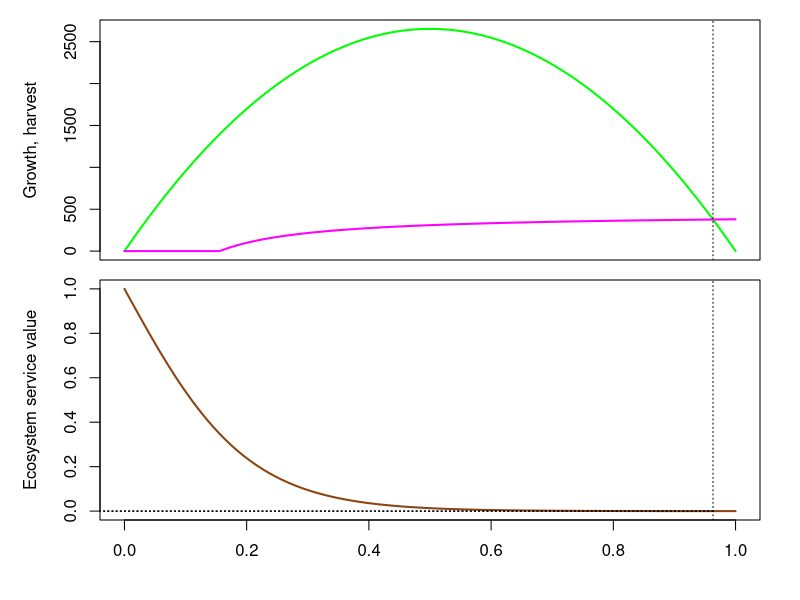

The R source for this figure: (Note: this script raises an error after producing the figure.)
###Bioscience3 figures by Species
###opening stuff
setwd("C:/Documents and Settings/Bwana/My Documents/Dropbox/Dilemma/Bioscience3")
library(polynom)
#######################
###some functions
######################
demand.prod<-function (a,b,xh) {if (xh<=0) return(a)
	price<-a*(1-xh/b) 
	if (price<0) return (0) else return (price)}
harv<-function (a,b,c,q,xb) {if (xb<=0) return (0)
	H<-b*(1-(c/(a*q*xb)))
	if (H<0) return (0) else return (H)}  
Gr<-function (xb,r=r1,K=K1)if (xb<=0) return(0) else r*xb*(1-(xb/K))
Poly<-function (a,b,c,q,r,K) {   #this is a function to find the REAL roots of the Cubic in Eq.6
	roots<-polyroot(c( -((b*c)/(a*q)), b, -r, r/K   ))
	min(c(K,  max(Re(roots[abs(Im(roots))<1e-1]),na.rm=T)))#makes sure the root is less than K
	} 
yoko<-function (n,u,b,Y,M){ #these are named close to how Yokomizo names varibles
	B<-1/(1+exp(u/b))
	C<-(1+exp(-(1-u)/b)) /(1-B*(1+exp(-(1-u)/b)))
	M-M*C*(1/(1+exp(-(n/Y-u)/b))-B) }
	##M is the max value of the ecosystem service, Y is carrying Capacity, n is population, u & b are shape parameters
YY<-list(i=c(u=0,b=.1),ii=c(u=0.5,b=.1),iii=c(u=1,b=1),iv=c(u=1,b=0.1))
social.est<-function (t,Xb,a,r,K,b,c,q,d,y,m) {#a function to find Xb: The solution makes the function=0 
	Yoko<-yoko(n=Xb,u=YY[[y]][1],b=YY[[y]][2],Y=K,M=m)
	GofX<-r*Xb*(1-(Xb/K))	
	CofX<-c/(q*Xb)
	Pofh<-demand.prod(a=a,b=b,xh= Gr(xb=Xb,r=r,K=K)) #assume equilibrium where harv-growth
	(exp(1)^(-d*t)) * ((Pofh*GofX - CofX*GofX )+Yoko)} #finds the long-term revenue
social.int<-function (Xb,a,r,K,b,c,q,d,y,m) 
	integrate(social.est, Xb=Xb,a=a,r=r,K=K,b=b,c=c,q=q,d=d,y=y,m=m,lower=0,upper=Inf,subdivisions=1000)$value
	#takes the integral of the long-term revenue 
social.opt<-function (a,r,K,b,c,q,d,y,m) 
	optimize(social.int,interval=c(0,K),maximum=T,a=a,r=r,K=K,b=b,c=c,q=q,d=d,y=y,m=m)
soc.sub<-function (m=a1*K1,a=a1,b=b1,c=c1,q=q1,r=r1,K=K1,y=2,d=d1){
	Xb<-social.opt(m=m,a=a,b=b,c=c,q=q,r=r,K=K,y=y,d=d)$maximum
	Xh<-Gr(xb=Xb,r=r,K=K)
	ch<-(c/(q*Xb))*Xh
	ph<-a*(1-Xh/b)*Xh
	esv<-yoko(n=Xb,u=YY[[y]][1],b=YY[[y]][2],Y=K,M=m)
	-m+esv+(ph-ch)
	}
d1<-.03 #discount value	
###############
#Parameters
###############
################
####crayfish, from Brett Peter's disx
################
a.cf<-4*2#1  #the max willingness to pay for one unit, lake tahoe price*2
b.cf<-450	#the max quantity, 10X more than estimated from phone call
c.cf<-320/150  #16man-hours at $20/hr
r.cf<-log(1.2)
q.cf<-2.938144e-05
k.cf<-58200  
m.cf<-k.cf*a.cf	#Relative to the maximum possible value of harvesting all individuals at one go

##cf growth function
grow.cf<-sapply(seq(1,k.cf,len=200),Gr,r=r.cf,K=k.cf)
harv.cf<-sapply(seq(1,k.cf,len=200), harv,a=a.cf,b=b.cf,c=c.cf,q=q.cf)

dev.new(width=4, height=5)
par(mfrow=c(2,1),oma=c(3,1,1,1),mar=c(1,4,0,1))
plot(y=grow.cf,x=seq(0,1,length.out = length(grow.cf)),ylab="Growth, harvest",type="l",lty=1,lwd=2,cex.lab=1,col="green",xaxt="n",xlab="")
	points(y=harv.cf,x=seq(0,1,length.out = length(grow.cf)),type="l",lwd=2,col="magenta")
	abline(v=Poly(a=a.cf,b=b.cf,c=c.cf,q=q.cf,r=r.cf,K=k.cf)/k.cf,lty=3,col="black",lwd=1)
plot(y=yoko(n=seq(1,k.cf,len=200),u=0,b=.1,Y=k.cf,M=m.cf)/m.cf,x=seq(0,1,length.out = length(grow.cf)),lty=1, type="l",lwd=2,main="",cex.lab=1,xlab="Population Biomass",col="saddlebrown",
	ylab="Ecosystem service value",cex=.8)
	abline(v=Poly(a=a.cf,b=b.cf,c=c.cf,q=q.cf,r=r.cf,K=k.cf)/k.cf,lwd=1,lty=3,col="black")
	arrows(x1=c(-1,-1,-1),x0=Poly(a=a.cf,b=b.cf,c=c.cf,q=q.cf,r=r.cf,K=k.cf)/k.cf,
		y0=yoko(n=Poly(a=a.cf,b=b.cf,c=c.cf,q=q.cf,r=r.cf,K=k.cf),u=0,b=.1,Y=k.cf,M=m.cf)/m.cf,lty=3,length=0,col="black",lwd=1)

################
####Asian Carp, silver carp, entirely from garvey et al 
################
a.ac<-.35*.453*2  #10-50cents a pound is what people are saying, so, *2 for max	
b.ac<-15000000*.453  ##15mil pound per year into meal http://www.thetelegraph.com/news/local/article_076b55f4-7bd4-11e2-9950-0019bb30f31a.html  
	(30000000/3)*.453	#to china over three years, so there's large potential demand, even if it's higher than biomass, 
	#opportunity to explore price increases
c.ac <-(20*(50+35)+10*250+10*1000+10*3000)/10   #10 fishermen and a crew member was conducted during fall 2011, 
	#resulting in the removal of about 200,000lbs
	#20*(50+35)+10*250 licences ets   +
	#10*1000 fuel
	#10*3000 gear
	#the unit of effort then is one boat
r.ac<- log(2.03) #unfished lambda, garvey et al ch12
q.ac<-(200000*.453)/(3100000*.453*.9)/10## the amount caught in the incentive program/total pop at that time
k.ac<-3100000*.453*.9 # million pounds to kg, 90% silver, Peoria Lock to the Mississippi River, garvey et al 
m.ac<-7000000000 # for the great lakes fisheries  max ESvalue 

dev.new(width=4, height=5)
par(mfrow=c(2,1),oma=c(3,1,1,1),mar=c(1,4,0,1))
grow.ac<-Gr(xb=seq(1,k.ac,length.out=200),r=r.ac,K=k.ac)
harv.ac<-sapply(seq(1,k.ac,len=200),FUN=harv,a=a.ac,b=b.ac,c=c.ac,q=q.ac)
plot(y=grow.ac,x=seq(0,1,length.out = length(grow.ac)),ylab="Growth, harvest",type="l",lty=1,lwd=2,cex.lab=1,col="green",
		xaxt="n",xlab="",ylim=c(0,max(c(harv.ac,grow.ac))))
	points(y=harv.ac,x=seq(0,1,length.out = length(harv.ac)),type="l",lwd=2,col="magenta")
	abline(v=Poly(a=a.ac,b=b.ac,c=c.ac,q=q.ac,r=r.ac,K=k.ac)/k.ac,lty=3,col="black",lwd=1)
plot(y=yoko(n=seq(1,k.ac,length.out=200),u=1,b=0.1,Y=k.ac,M=m.ac)/m.ac,x=seq(0,1,length.out = length(grow.ac)),lty=1, type="l",lwd=2,main="",cex.lab=1,xlab="Population Biomass",col="saddlebrown",
	ylab="Ecosystem service value",cex=.8)
	abline(v=Poly(a=a.ac,b=b.ac,c=c.ac,q=q.ac,r=r.ac,K=k.ac)/k.ac,lwd=1,lty=3,col="black")
	arrows(x1=c(-1,-1,-1),x0=Poly(a=a.ac,b=b.ac,c=c.ac,q=q.ac,r=r.ac,K=k.ac)/k.ac,
		y0=yoko(n=Poly(a=a.ac,b=b.ac,c=c.ac,q=q.ac,r=r.ac,K=k.ac),u=1,b=.1,Y=k.ac,M=m.ac)/m.ac,lty=3,length=0,col="black",lwd=1)

################
####Lionfish, morris et al 2011, barbour et al and others
################
a.lf<-12*.453*2  #$12/lb http://www.coralmagazine-us.com/content/jamaicans-invite-lionfish-dinner
b.lf<-20000	 #max quant, 10x more than a big derby catch.	
c.lf<-15	#Ashley an hour/dive $10 for two tanks $5for 1 hour boat fuel
		#marions$200/hour for a contract diver...assume 1 hour per dive with prep etc...cost of effort: dive team per trip
r.lf<-log(1.12) #the lambda from Morris et al 2011
q.lf<-19/(350*1240)#%K per effort:  19LF/14min with 350 lionfish per hectare, assume the surveyed the whole ha
wgt<-c(0.03,0.13,0.25,0.36,	0.45,0.52,0.56,0.59,	0.62,0.63,0.64,0.65,	0.65,0.65,0.65,0.66,	0.66,0.66,0.66,0.66)
pop<-c(100,61,37,22,14,8,5,3,2,1,1,0,0,0,0,0,0,0,0,0)##from Barbour et al 2011
k.lf<-(1240*100)*200  *sum(wgt)/sum(pop)     
		#Carrying capacty  coral reef area of 1,240 km2 corral reefs of Jamaca, but more like 200f/ha
		#reef area in ha *fish/ha *kg/fish (from barbour, average size across the size distrubtion)
m.lf<-11187937  #max ES value USD Moonsammy, S. et al. GCFI:64 (2012)

dev.new(width=4, height=5)
par(mfrow=c(2,1),oma=c(3,1,1,1),mar=c(1,4,0,1))
grow.lf<-Gr(xb=seq(1,k.lf,len=200),r=r.lf,K=k.lf)
harv.lf<-sapply(seq(1,k.lf,len=200),harv,a=a.lf,b=b.lf,c=c.lf,q=q.lf)
plot(y=grow.lf,x=seq(0,1,length.out = length(grow.lf)),ylab="Growth, harvest",type="l",lty=1,lwd=2,cex.lab=1,col="green",xaxt="n",xlab="")
	points(y=harv.lf,x=seq(0,1,length.out = length(harv.lf)),type="l",lwd=2,col="magenta")
	abline(v=Poly(a=a.lf,b=b.lf,c=c.lf,q=q.lf,r=r.lf,K=k.lf)/k.lf,lty=3,col="black",lwd=1)
plot(y=yoko(n=seq(1,k.lf,len=200),u=.5,b=0.1,Y=k.lf,M=m.lf)/m.lf,x=seq(0,1,length.out = length(grow.lf)),lty=1, type="l",lwd=2,main="",cex.lab=1,xlab="Population Biomass",col="saddlebrown",
	ylab="Ecosystem service value",cex=.8)
	abline(v=Poly(a=a.lf,b=b.lf,c=c.lf,q=q.lf,r=r.lf,K=k.lf)/k.lf,lwd=1,lty=3,col="black")
	arrows(x1=c(-1,-1,-1),x0=Poly(a=a.lf,b=b.lf,c=c.lf,q=q.lf,r=r.lf,K=k.lf)/k.lf,
		y0=yoko(n=Poly(a=a.lf,b=b.lf,c=c.lf,q=q.lf,r=r.lf,K=k.lf),u=.5,b=.1,Y=k.lf,M=m.lf)/m.lf,lty=3,length=0,col="black",lwd=1)


##########################################
##########################################
##~~~~~~~~~~Compiled figures~~~~~~~~~~~~~~
##########################################
##########################################


###combined growth and ES~population
dev.new(width=6, height=3)
par(mfcol=c(2,3),oma=c(4,0,1,0),cex.axis=1.4,cex.lab=1.5)
#RC
par(mar=c(.5,5,.5,1))
plot(y=grow.cf/k.cf,x=seq(0,1,length.out = length(grow.cf)),ylab="Growth, harvest",type="l",lty=1,lwd=3,
	col="green",xaxt="n",xlab="")
	points(y=harv.cf/k.cf,x=seq(0,1,length.out = length(grow.cf)),type="l",lwd=3,col="magenta")
	abline(v=Poly(a=a.cf,b=b.cf,c=c.cf,q=q.cf,r=r.cf,K=k.cf)/k.cf,lty=3,col="black",lwd=3)
text("a", x=.05,y=.043,cex=1.5)
plot(y=yoko(n=seq(1,k.cf,len=200),u=0,b=.1,Y=k.cf,M=m.cf)/m.cf,x=seq(0,1,length.out = length(grow.cf)),lty=1, type="l",lwd=3,main="",
	xlab="Population Biomass",col="sandybrown",ylab="ES value",xaxt="n",yaxt="n",ylim=c(0,1.2))
	axis(side=2,at=c(0,.5,1),labels=c(0,0.5,1))
	axis(side=2,at=c(.25,.75),labels=F)	
	abline(v=Poly(a=a.cf,b=b.cf,c=c.cf,q=q.cf,r=r.cf,K=k.cf)/k.cf,lwd=3,lty=3,col="black")
	arrows(x1=c(-1,-1,-1),x0=Poly(a=a.cf,b=b.cf,c=c.cf,q=q.cf,r=r.cf,K=k.cf)/k.cf,lwd=3,
		y0=yoko(n=Poly(a=a.cf,b=b.cf,c=c.cf,q=q.cf,r=r.cf,K=k.cf),u=0,b=.1,Y=k.cf,M=m.cf)/m.cf,lty=3,length=0,col="black")
	axis(side=1,at=c(0,.5,1))
	axis(side=1,at=c(.25,.75),labels=F)
text("d", x=.05,y=1.15,cex=1.5)
##AC	
par(mar=c(.5,3,.5,3))
plot(y=grow.ac/k.ac,x=seq(0,1,length.out = length(grow.ac)),ylab="",type="l",lty=1,lwd=3,cex.lab=1,col="green",
		xaxt="n",xlab="")
	points(y=harv.ac/k.ac,x=seq(0,1,length.out = length(harv.ac)),type="l",lwd=3,col="magenta")
	abline(v=Poly(a=a.ac,b=b.ac,c=c.ac,q=q.ac,r=r.ac,K=k.ac)/k.ac,lty=3,col="black",lwd=3)
text("b", x=.05,y=.17,cex=1.5)
plot(y=yoko(n=seq(1,k.ac,length.out=200),u=1,b=0.1,Y=k.ac,M=m.ac)/m.ac,x=seq(0,1,length.out = length(grow.ac)),lty=1, type="l",lwd=3,main="",
	xlab="",col="sandybrown",ylab="",xaxt="n",yaxt="n",ylim=c(0,1.2))
	abline(v=Poly(a=a.ac,b=b.ac,c=c.ac,q=q.ac,r=r.ac,K=k.ac)/k.ac,lwd=3,lty=3,col="black")
	arrows(x1=c(-1,-1,-1),x0=Poly(a=a.ac,b=b.ac,c=c.ac,q=q.ac,r=r.ac,K=k.ac)/k.ac,
		y0=yoko(n=Poly(a=a.ac,b=b.ac,c=c.ac,q=q.ac,r=r.ac,K=k.ac),u=1,b=.1,Y=k.ac,M=m.ac)/m.ac,lty=3,length=0,col="black",lwd=3)
	axis(side=1,at=c(0,.5,1))
	axis(side=1,at=c(.25,.75),labels=F)
text("e", x=.05,y=1.15,cex=1.5)
#LF
par(mar=c(.5,1,.5,5))
plot(y=grow.lf/k.lf,x=seq(0,1,length.out = length(grow.lf)),ylab="",type="l",lty=1,lwd=3,
		col="green",xaxt="n",xlab="",yaxt="n")
	axis(side=2, at=c(0.005,0.025),labels=c(0.005,0.025))
	points(y=harv.lf/k.lf,x=seq(0,1,length.out = length(harv.lf)),type="l",lwd=3,col="magenta")
	abline(v=Poly(a=a.lf,b=b.lf,c=c.lf,q=q.lf,r=r.lf,K=k.lf)/k.lf,lty=3,col="black",lwd=3)
text("c", x=.1,y=.026,cex=1.5)
plot(y=yoko(n=seq(1,k.lf,len=200),u=.5,b=0.1,Y=k.lf,M=m.lf)/m.lf,x=seq(0,1,length.out = length(grow.lf)),lty=1, type="l",lwd=3,main="",
	xlab="Population Biomass",col="sandybrown",ylab="",xaxt="n",yaxt="n",ylim=c(0,1.2))
	abline(v=Poly(a=a.lf,b=b.lf,c=c.lf,q=q.lf,r=r.lf,K=k.lf)/k.lf,lwd=3,lty=3,col="black")
	arrows(x1=c(-1,-1,-1),x0=Poly(a=a.lf,b=b.lf,c=c.lf,q=q.lf,r=r.lf,K=k.lf)/k.lf,
		y0=yoko(n=Poly(a=a.lf,b=b.lf,c=c.lf,q=q.lf,r=r.lf,K=k.lf),u=.5,b=.1,Y=k.lf,M=m.lf)/m.lf,lty=3,length=0,col="black",lwd=3)
	axis(side=1,at=c(0,.5,1))
	axis(side=1,at=c(.25,.75),labels=F)
text("f", x=.05,y=1.15,cex=1.5)
mtext("% Carrying capacity",side=1,cex.lab=1.5,line=2.75,outer=T)


##################
##Population response to Open access
##################

cf.Z<-apply(expand.grid(aa=c(a.cf,a.cf/2,a.cf*2),bb=seq(0,k.cf/5,length.out=200)),1,function (X) 
	c(X[1],X[2]*b.cf,z=Poly(a=X[1],b=X[2],c=c.cf,q=q.cf,r=r.cf,K=k.cf)))
	cf.open.mat<-matrix(data = cf.Z[3,], nrow = 3, ncol = 200)
	matplot(t(cf.open.mat))
ac.Z<-apply(expand.grid(aa=c(a.ac,a.ac*2,a.ac*10),bb=seq(0,k.ac*10,length.out=200)),1,function (X) 
	c(X[1],X[2],z=Poly(a=X[1],b=X[2],c=c.ac,q=q.ac,r=r.ac,K=k.ac)))
	ac.open.mat<-matrix(data = ac.Z[3,], nrow = 3, ncol = 200)
	matplot(t(ac.open.mat))
lf.Z<-apply(expand.grid(aa=c(a.lf,a.lf/5,a.lf*2),bb=seq(0,k.lf/10,length.out=200)),1,function (X) 
	c(X[1],X[2],z=Poly(a=X[1],b=X[2],c=c.lf,q=q.lf,r=r.lf,K=k.lf)))
	lf.open.mat<-matrix(data = lf.Z[3,], nrow = 3, ncol = 200)
	matplot(t(lf.open.mat))

dev.new(width=6, height=3.6)
par(mfcol=c(2,3),oma=c(4,0,0,0),cex.axis=1.4,cex.lab=1.5)
###CF
par(mar=c(1.5,5,1,1))
matplot(y=t(cf.open.mat)/k.cf,x=seq(0,k.cf/5,length.out=200)/k.cf,type="l",lty=c(1,2,3),ylab="% Carrying capacity",xlab="",
	xaxt="n",yaxt="n",col="green",lwd=2,ylim=c(0,1.1))
	axis(side=2,at=c(0,.5,1),labels=c(0,0.5,1))
	axis(side=2,at=c(.25,.75),labels=F)
	points(y=Poly(a=a.cf,b=b.cf,c=c.cf,q=q.cf,r=r.cf,K=k.cf)/k.cf,x=b.cf/k.cf,pch=23,cex=2,bg="magenta")
	text("a",x=0.01,y=1.09,cex=1.5,col="black")
matplot(y=t(yoko(n=cf.open.mat,u=0,b=.1,Y=k.cf,M=m.cf)/m.cf),x=seq(0,k.cf/5,length.out=200)/k.cf,yaxt="n",
	type="l",col="sandybrown",lty=1:3,lwd=2,ylab="% Recovery",xlab="",xaxt="s",ylim=c(0,1.1))
	axis(side=2,at=c(0,.5,1),labels=c(0,0.5,1))
	axis(side=2,at=c(.25,.75),labels=F)
	#axis(side=1,at=c(0,.5,1))
	#axis(side=1,at=c(.25,.75),labels=F)
	points(y=yoko(n=Poly(a=a.cf,b=b.cf,c=c.cf,q=q.cf,r=r.cf,K=k.cf),u=0,b=.1,Y=k.cf,M=m.cf)/m.cf 
		,x=b.cf/k.cf,pch=23,cex=2,bg="magenta")
	text("d",x=0.01,y=1.09,cex=1.5,col="black")
###AC
par(mar=c(1.5,3,1,3))
ac.open.mat[ac.open.mat==-Inf]<-NA
matplot(y=t(ac.open.mat)/k.ac,x=seq(0,k.ac*10,length.out=200)/k.ac,type="l",col="green",lty=1:3,lwd=2,ylab="",xlab="",xaxt="n",
	ylim=c(0,1.1),yaxt="n")
	points(y=Poly(a=a.ac,b=b.ac,c=c.ac,q=q.ac,r=r.ac,K=k.ac)/k.ac,x=b.ac/k.ac,pch=23,cex=2,bg="magenta")
	text("b",x=.5,y=1.09,cex=1.5,col="black")
matplot(t(yoko(n=  ac.open.mat,u=1,b=0.1,Y=k.ac,M=m.ac)/m.ac),x=seq(0,k.ac*10,length.out=200)/k.ac,ylim=c(0,1.1),
		type="l",col="sandybrown",lty=1:3,lwd=2,ylab="",xlab="",xaxt="n",yaxt="n")
	axis(side=1,at=c(0,5,10))
	axis(side=1,at=c(1:4,6:9),labels=F)
	points(y=yoko(n= Poly(a=a.ac,b=b.ac,c=c.ac,q=q.ac,r=r.ac,K=k.ac),u=1,b=.1,Y=k.ac,M=m.ac)/m.ac,
		x=b.ac/k.ac,pch=23,cex=2,bg="magenta")
	text("e",x=.5,y=1.09,cex=1.5,col="black")
###LF
par(mar=c(1.5,2,1,4))
matplot(y=t(lf.open.mat)/k.lf,type="l",x=seq(0,k.lf/10,length.out=200)/k.lf,col="green",lty=1:3,lwd=2,
		xlab="",ylab="",xaxt="n",yaxt="n",ylim=c(0,1.1))
	points(y=Poly(a=a.lf,b=b.lf,c=c.lf,q=q.lf,r=r.lf,K=k.lf)/k.lf,x=b.lf/k.lf,pch=23,cex=2,bg="magenta")
	text("c",x=.005,y=1.09,cex=1.5,col="black")
matplot(y=t(yoko(n=lf.open.mat,u=.5,b=0.1,Y=k.lf,M=m.lf))/m.lf,x=seq(0,k.lf/10,length.out=200)/k.lf,
		type="l",col="sandybrown",lty=1:3,lwd=2,xlab="",ylab="",yaxt="n",xaxt="s",ylim=c(0,1.1))
	#axis(side=1,at=c(0,.5,1))
	#axis(side=1,at=c(.25,.75),labels=F)
	points(y=yoko(n= max(Poly(a=a.lf,b=b.lf,c=c.lf,q=q.lf,r=r.lf,K=k.lf),na.rm=T),u=.5,b=.1,Y=k.lf,M=m.lf)/m.lf,
		x=b.lf/k.lf,pch=23,cex=2,bg="magenta")
	text("f",x=.005,y=1.09,cex=1.3,col="black")
mtext("Quantity demanded (by % Carrying capacity)",side=1,line=2,cex.lab=1.3,outer=T)



##################
##Amenity, we picked illistrative values of m
##################

cf.am.Z<-apply(expand.grid(mm=c(m.cf,m.cf*.171,m.cf*0.0000001),bb=seq(1,k.cf/5,length.out=200)),1,function (X)
	c(X[1],X[2],z=social.opt(a=a.cf,r=r.cf,K=k.cf,b=X[2],c=c.cf,q=q.cf,d=d1,y=1,m=X[1])$maximum))
cf.amenity.mat<-matrix(data = cf.am.Z[3,], nrow = 3, ncol = 200)
matplot(t(cf.amenity.mat)/k.cf,ylim=c(0,1))

ac.am.Z<-apply(expand.grid(mm=c(m.ac,m.ac*.01,m.ac*0.0000001),bb=seq(1,k.ac*10,length.out=200)),1,function (X)
	c(X[1],X[2],z=social.opt(a=a.ac,r=r.ac,K=k.ac,b=X[2],c=c.ac,q=q.ac,d=d1,y=4,m=X[1])$maximum))
ac.amenity.mat<-matrix(data = ac.am.Z[3,], nrow = 3, ncol = 200)
matplot(t(ac.amenity.mat)/k.ac,ylim=c(0,1))

lf.am.Z<-apply(expand.grid(mm=c(m.lf,m.lf*.05,m.lf*0.0000001),bb=seq(1,k.lf/10,length.out=200)),1,function (X)
	c(X[1],X[2],z=social.opt(a=a.lf,r=r.lf,K=k.lf,b=X[2],c=c.lf,q=q.lf,d=d1,y=2,m=X[1])$maximum))
lf.amenity.mat<-matrix(data = lf.am.Z[3,], nrow = 3, ncol = 200)
matplot(t(lf.amenity.mat)/k.lf,ylim=c(0,1))


dev.new(width=6, height=3.6)
par(mfcol=c(2,3),oma=c(4,0,0,0),cex.axis=1.4,cex.lab=1.5)
###CF
par(mar=c(1.5,5,1,1))
matplot(y=t(cf.amenity.mat)/k.cf,x=seq(0,k.cf/5,length.out=200)/k.cf,type="l",lty=c(1,2,3),ylab="% Carrying capacity",xlab="",
	xaxt="n",yaxt="n",col="green",lwd=2,ylim=c(0,1.1))
	axis(side=2,at=c(0,.5,1),labels=c(0,0.5,1))
	axis(side=2,at=c(.25,.75),labels=F)
	text("a",x=.01,y=1.09,cex=1.5,col="black")
	#points(y= social.opt(a=a.cf,r=r.cf,K=k.cf,b=b.cf,c=c.cf,q=q.cf,d=d1,y=1,m=m.cf)$maximum/k.cf ,x=b.cf/k.cf,  pch=23,cex=2,bg="magenta")
matplot(y=t(yoko(n=cf.amenity.mat,u=0,b=.1,Y=k.cf,M=m.cf)/m.cf),x=seq(0,k.cf/5,length.out=200)/k.cf,xaxt="s",yaxt="n",
	type="l",col="sandybrown",lty=1:3,lwd=2,ylab="% Recovery",xlab="",ylim=c(0,1.1))
	axis(side=2,at=c(0,.5,1),labels=c(0,0.5,1))
	axis(side=2,at=c(.25,.75),labels=F)
	#axis(side=1,at=c(0,.5,1),labels=c(0,0.5,1))
	#axis(side=1,at=c(.25,.75),labels=F)
	text("d",x=0.01,y=1.09,cex=1.5,col="black")
	#points(y= yoko(n=social.opt(a=a.cf,r=r.cf,K=k.cf,b=b.cf,c=c.cf,q=q.cf,d=d1,y=1,m=m.cf)$maximum,u=0,b=.1,Y=k.cf,M=m.cf)/m.cf,
	#x=b.cf/k.cf,  pch=23,cex=2,bg="magenta")
###AC
par(mar=c(1.5,3,1,3))
ac.amenity.mat[ac.amenity.mat==-Inf]<-NA
matplot(y=t(ac.amenity.mat)/k.ac,x=seq(0,k.ac*10,length.out=200)/k.ac,type="l",col="green",lty=1:3,lwd=2,ylab="",xlab="",xaxt="n",
	ylim=c(0,1.1),yaxt="n")
	text("b",x=1,y=1.09,cex=1.5,col="black")
	#points(y= social.opt(a=a.ac,r=r.ac,K=k.ac,b=b.ac,c=c.ac,q=q.ac,d=d1,y=1,m=m.ac)$maximum/k.ac ,x=b.ac/k.ac,  pch=23,cex=2,bg="magenta")
matplot(t(yoko(n=  ac.amenity.mat,u=1,b=0.1,Y=k.ac,M=m.ac)/m.ac),x=seq(0,k.ac*10,length.out=200)/k.ac,yaxt="n",
		type="l",col="sandybrown",lty=1:3,lwd=2,ylab="",xlab="",ylim=c(0,1.1),xaxt="n")
	axis(side=1,at=c(0,5,10))
	axis(side=1,at=c(1:4,6:9),labels=F)
	text("e",x=.5,y=1.09,cex=1.5,col="black")
	#points(y= yoko(n=social.opt(a=a.ac,r=r.ac,K=k.ac,b=b.ac,c=c.ac,q=q.ac,d=d1,y=1,m=m.ac)$maximum,u=1,b=.1,Y=k.ac,M=m.ac)/m.ac,
	#x=b.ac/k.ac,  pch=23,cex=2,bg="magenta")

###LF
par(mar=c(1.5,2,1,4))
matplot(y=t(lf.amenity.mat)/k.lf,type="l",x=seq(0,k.lf/10,length.out=200)/k.lf,col="green",lty=1:3,lwd=2,xlab="",
	ylab="",xaxt="n",yaxt="n",,ylim=c(0,1.1))
	text("c",x=.01,y=1.09,cex=1.5,col="black")
	#points(y= social.opt(a=a.lf,r=r.lf,K=k.lf,b=b.lf,c=c.lf,q=q.lf,d=d1,y=1,m=m.lf)$maximum/k.lf ,x=b.lf/k.lf,  pch=23,cex=2,bg="magenta")
matplot(y=t(yoko(n=lf.amenity.mat,u=.5,b=0.1,Y=k.lf,M=m.lf))/m.lf,x=seq(0,k.lf/10,length.out=200)/k.lf,xaxt="s",
	type="l",col="sandybrown",lty=1:3,lwd=2,xlab="",ylab="",yaxt="n",ylim=c(0,1.1))
	#axis(side=1,at=c(0,.5,1),labels=c(0,0.5,1))
	#axis(side=1,at=c(.25,.75),labels=F)
	text("f",x=.01,y=1.09,cex=1.3,col="black")
	#points(y= yoko(n=social.opt(a=a.lf,r=r.lf,K=k.lf,b=b.lf,c=c.lf,q=q.lf,d=d1,y=1,m=m.lf)$maximum,u=1,b=.1,Y=k.lf,M=m.lf)/m.lf,
	#x=b.lf/k.lf,  pch=23,cex=2,bg="magenta")
mtext("Quantity demanded (by % Carrying capacity)",side=1,line=2,cex.lab=1.3,outer=T)

######################
#####~~~~~~~~subsidy
######################

cf.am.sub<-apply(expand.grid(mm=c(m.cf,m.cf*.171,m.cf*0.0000001),bb=seq(1,k.cf/5,length.out=200)),1,function (X)
	c(X[1],X[2],z=soc.sub(a=a.cf,r=r.cf,K=k.cf,b=X[2],c=c.cf,q=q.cf,y=1,m=X[1])))
cf.sub.mat<-matrix(data = cf.am.sub[3,], nrow = 3, ncol = 200)
matplot(sapply(1:3,function (X) cf.sub.mat[X,]/c(m.cf,m.cf*.07,m.cf*0.0000001)[X])-1)

ac.am.sub<-apply(expand.grid(mm=c(m.ac,m.ac*.01,m.ac*0.0000001),bb=seq(1,k.ac*10,length.out=200)),1,function (X)
	c(X[1],X[2],z=soc.sub(a=a.ac,r=r.ac,K=k.ac,b=X[2],c=c.ac,q=q.ac,y=4,m=X[1])))
ac.sub.mat<-matrix(data = ac.am.sub[3,], nrow = 3, ncol = 200)
matplot(sapply(1:3,function (X) ac.sub.mat[X,]/c(m.ac,m.ac*.01,m.ac*0.0000001)[X])-1)

lf.am.sub<-apply(expand.grid(mm=c(m.lf,m.lf*.05,m.lf*0.0000001),bb=seq(1,k.lf/10,length.out=200)),1,function (X)
	c(X[1],X[2],z=soc.sub(a=a.lf,r=r.lf,K=k.lf,b=X[2],c=c.lf,q=q.lf,y=2,m=X[1])))
lf.sub.mat<-matrix(data = lf.am.sub[3,], nrow = 3, ncol = 200)
matplot(sapply(1:3,function (X) lf.sub.mat[X,]/c(m.lf,m.lf*.05,m.lf*0.0000001)[X])-1)


dev.new(width=6, height=2.1)
par(mfcol=c(1,3),oma=c(4,1,0,0),cex.axis=1.4,cex.lab=1.5)
###CF
par(mar=c(1.5,5,1,1))
matplot(y=sapply(1:3,function (X) cf.sub.mat[X,]/c(m.cf,m.cf*.171,m.cf*0.0000001)[X])-1,x=seq(0,k.cf/5,length.out=200)/k.cf,type="l",
	lty=c(1,2,3),ylab="% ES value",xlab="",xaxt="s",yaxt="n",col="magenta",lwd=2,ylim=c(0,250000))
	axis(side=2,at=c(0,100000,200000),labels=c("0","1e5","2e5"))
	axis(side=2,at=c(50000,150000,250000),labels=F)
	#axis(side=1,at=c(0,.5,1))
	#axis(side=1,at=c(.25,.75),labels=F)
	text("a",x=.01,y=240000,cex=1.5,col="black")
###AC
par(mar=c(1.5,4,1,2))
ac.amenity.mat[ac.amenity.mat==-Inf]<-NA
matplot(y=sapply(1:3,function (X) ac.sub.mat[X,]/c(m.ac,m.ac*.01,m.ac*0.0000001)[X])-1,x=seq(0,k.ac*10,length.out=200)/k.ac,
	type="l",col="magenta",lty=1:3,lwd=2,ylab="",xlab="",xaxt="n",yaxt="s",ylim=c(-90,10))
	axis(side=1,at=c(0,5,10))
	axis(side=1,at=c(1:4,6:9),labels=F)
	text("b",x=1,y=7,cex=1.5,col="black")
###LF
par(mar=c(1.5,2,1,4))
matplot(y=sapply(1:3,function (X) lf.sub.mat[X,]/c(m.lf,m.lf*.05,m.lf*0.0000001)[X])-1,type="l",x=seq(0,k.lf/15,length.out=200)/k.lf,
	col="magenta",lty=1:3,lwd=2,xlab="",ylab="",xaxt="s",yaxt="n",ylim=c(0,250000))
	#axis(side=1,at=c(0,.5,1))
	#axis(side=1,at=c(.25,.75),labels=F)
	axis(side=2,at=c(0,100000,200000),labels=c("0","1e5","2e5"))
	axis(side=2,at=c(50000,150000,250000),labels=F)
	text("c",x=.005,y=240000,cex=1.5,col="black")
mtext("Quantity demanded (by % Carrying capacity)",side=1,line=2,cex.lab=1.3,outer=T)
mtext("Social welfare as",side=2,line=-.50,cex.lab=1.3,outer=T)






#########################################